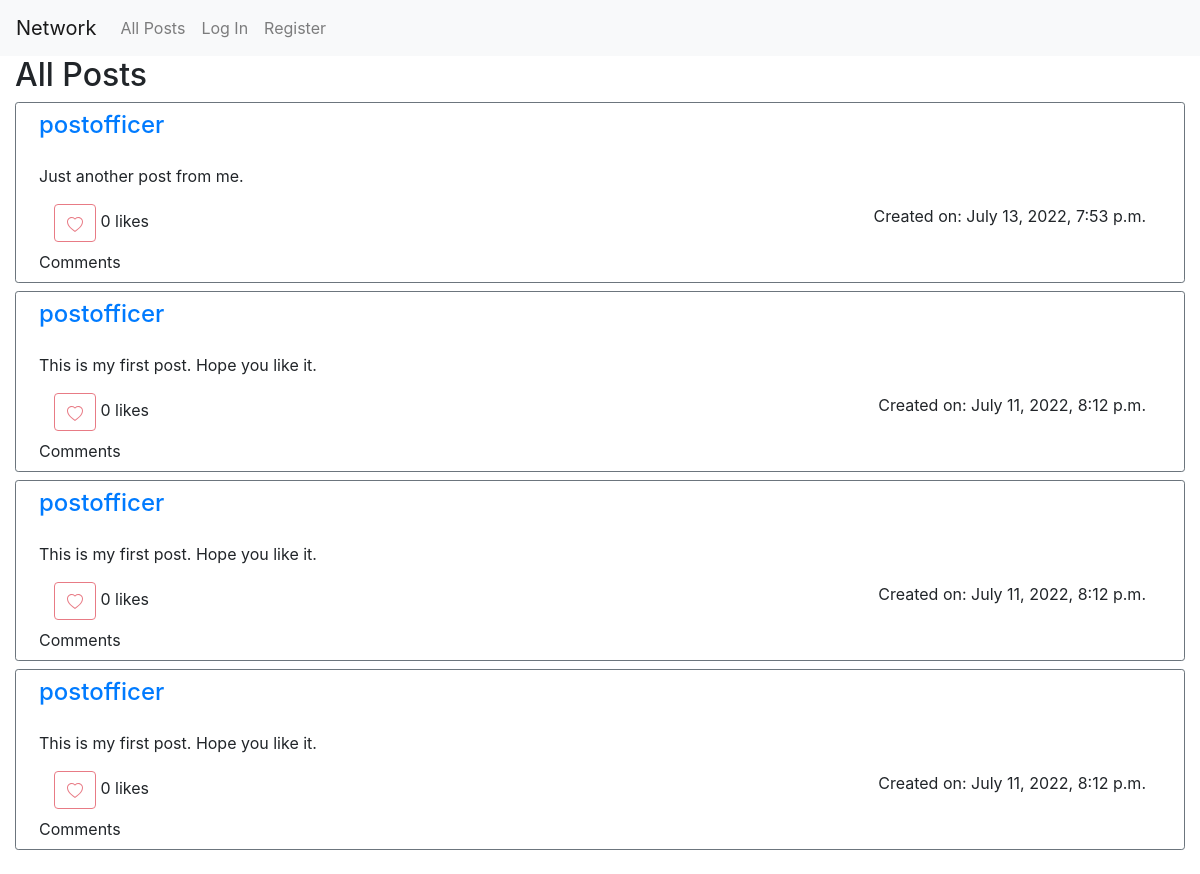
The app's page /, older data.
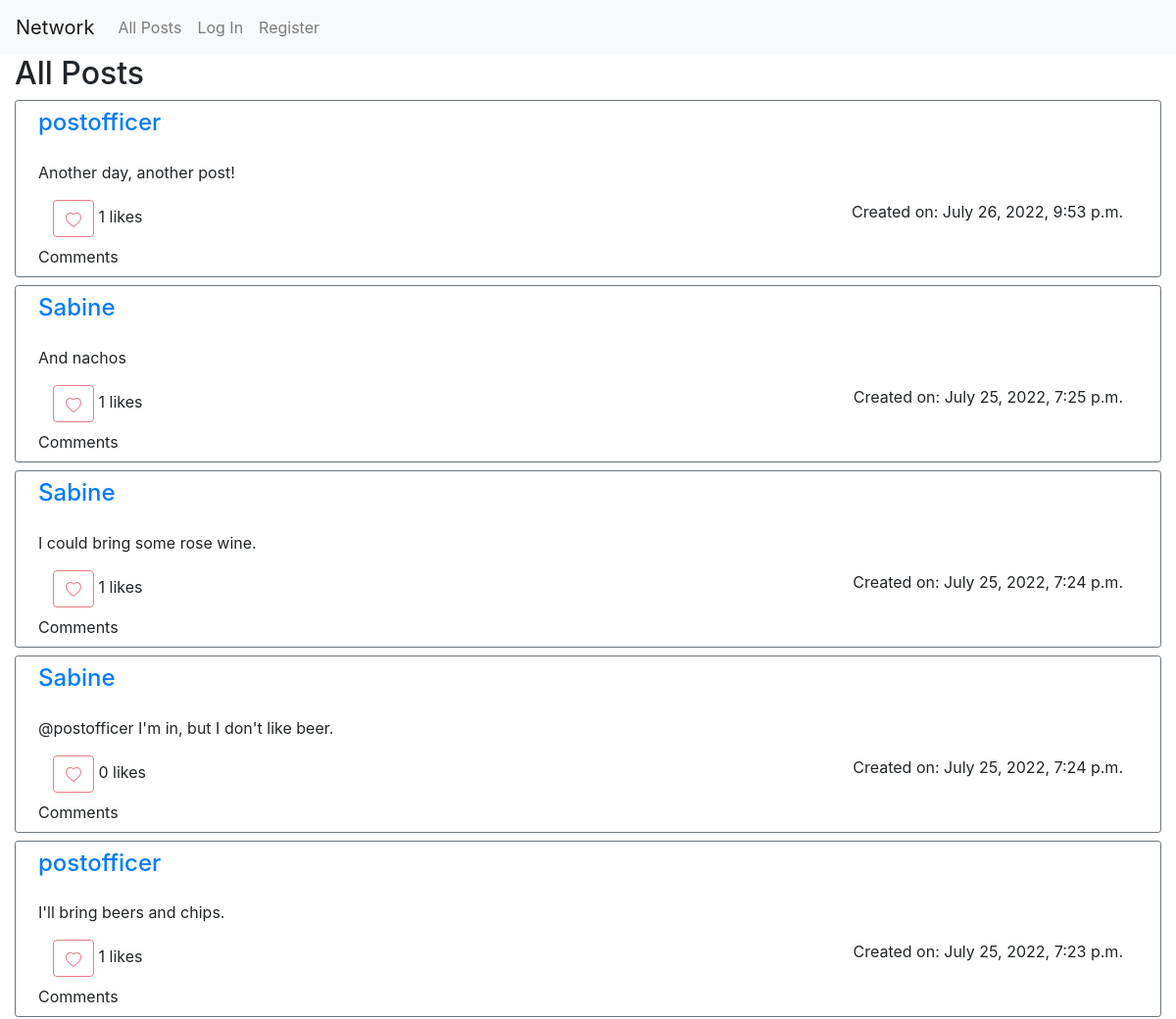
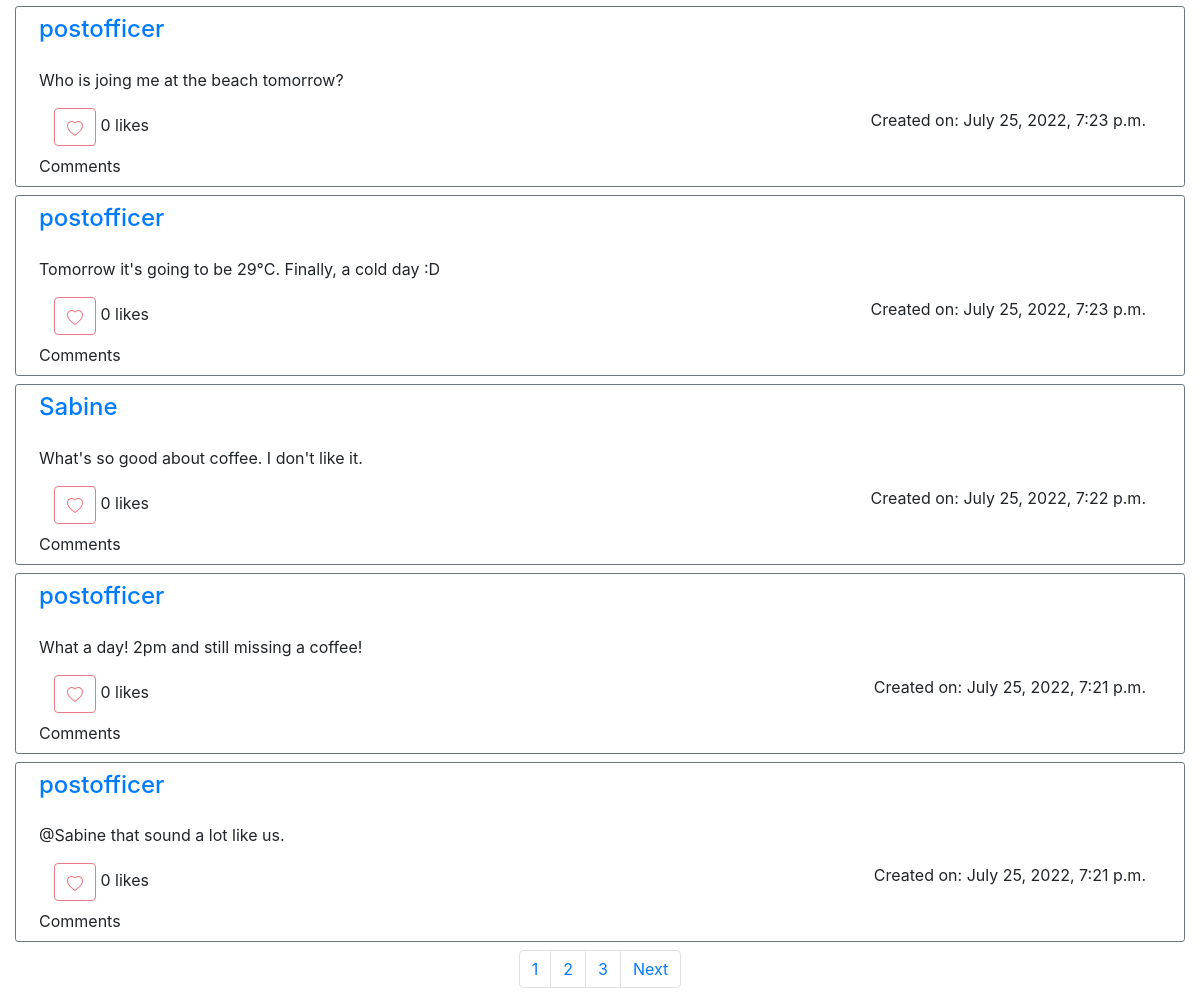
The same page, newer data (2 pictures, top to bottom).
### network/models.py (models this page shows, shortened)
class Post(models.Model):
    user = models.ForeignKey("User", on_delete=models.CASCADE, related_name="posts")
    post = models.TextField(max_length=post_max_length, blank=False)
    likes = models.ManyToManyField("User", blank=True, related_name="likes")
    created_on = models.DateTimeField(auto_now_add=True)
    modified_on = models.DateField(auto_now=True)
    @property
    def like_count(self):
        return self.likes.count()

class User(AbstractUser):
    registered = models.DateTimeField(auto_now_add=True)

### network/views.py (the view)
# urls.py: path("", views.index, name="index"),
def index(request):
    posts_list = Post.objects.all().order_by("-created_on")
    paginator = Paginator(posts_list, 10)
    page_number = request.GET.get("page", 1)
    posts = paginator.get_page(page_number)
    return render(request, "network/index.html", {
        "posts": posts,
        "post_max_length": post_max_length,
        "current_page": page_number,
        "page_range": range(posts.paginator.num_pages),
        },
    )

### network/templates/network/index.html (shortened to what this page needs)
{% extends "network/layout.html" %}
{% block body %}
<div class="container-fluid gap-3">
    <h2>All Posts</h2>
    {% include 'network/layout-post.html' %}
</div>
{% endblock %}

### network/templates/network/layout-post.html (shortened to what this page needs)
{% for post in posts %}
    <div class="container-fluid border border-secondary rounded-sm mb-2">
        <div class="row m-2">
            <h4><a href="{% url 'profile' post.user.id %}">{{ post.user.username }}</a></h4>
        </div>
        <div class="row m-2" id="edit{{post.id}}">
            {{ post.post }}
        </div>
        <div class="row m-2 justify">
            <div class="col-2 justify-content-start">
                {% if request.user.is_authenticated and request.user.id != post.user.id %}
                    {% if request.user not in post.likes.all %}
                        <button id="{{ post.id }}" type="button" class="btn btn-outline-danger" onClick="like({{post.id}})">
                            <svg xmlns="http://www.w3.org/2000/svg" width="16" height="16" fill="currentColor" class="bi bi-heart" viewBox="0 0 16 16">
                                <path d="m8 2.748-.717-.737C5.6.281 2.514.878 1.4 3.053c-.523 1.023-.641 2.5.314 4.385.92 1.815 2.834 3.989 6.286 6.357 3.452-2.368 5.365-4.542 6.286-6.357.955-1.886.838-3.362.314-4.385C13.486.878 10.4.28 8.717 2.01L8 2.748zM8 15C-7.333 4.868 3.279-3.04 7.824 1.143c.06.055.119.112.176.171a3.12 3.12 0 0 1 .176-.17C12.72-3.042 23.333 4.867 8 15z"/>
                            </svg>
                        </button>
                        {% else %}
                        <button id="{{ post.id }}" type="button" class="btn btn-danger" onClick="like({{post.id}})">
                            <svg xmlns="http://www.w3.org/2000/svg" width="16" height="16" fill="currentColor" class="bi bi-heart" viewBox="0 0 16 16">
                                <path d="m8 2.748-.717-.737C5.6.281 2.514.878 1.4 3.053c-.523 1.023-.641 2.5.314 4.385.92 1.815 2.834 3.989 6.286 6.357 3.452-2.368 5.365-4.542 6.286-6.357.955-1.886.838-3.362.314-4.385C13.486.878 10.4.28 8.717 2.01L8 2.748zM8 15C-7.333 4.868 3.279-3.04 7.824 1.143c.06.055.119.112.176.171a3.12 3.12 0 0 1 .176-.17C12.72-3.042 23.333 4.867 8 15z"/>
                            </svg>
                        </button>
                    {% endif %}
                {% else %}
                <button type="button" class="btn btn-outline-danger" disabled>
                </button>
                {% endif %}
                <span id="like_count{{ post.id }}">{{ post.like_count }}</span> likes
            </div>
            <div class="col" style="text-align: right">
                Created on: {{ post.created_on }}
            </div>
        </div>
        <div class="row m-2">
            Comments
        </div>
    </div>
{% endfor %}
<nav aria-label="Page navigation example">
    <ul class="pagination justify-content-center">
        {% if posts.has_previous or posts.has_next %}
            {% for page in page_range %}
                {% if forloop.counter|slugify == current_page|slugify %}
                    <li class="page-item"><a class="page-link" href="#">{{ forloop.counter }}<span class="sr-only">(current)</span></a></li>
                {% else %}
                    <li class="page-item"><a class="page-link" href="?page={{ forloop.counter }}"> {{ forloop.counter }}</a></li>
                {% endif %}
            {% endfor %}
        {% endif %}
        {% if posts.has_next %}
            <li class="page-item">
                <a class="page-link" href="?page={{ posts.next_page_number }}">Next</a>
            </li>
        {% endif %}
    </ul>
</nav>

Row changes from the older to the newer data that the page shows:
no longer on this page (row unchanged): Post: user.username "postofficer", post "Just another post from me.", like_count "0", created_on "July 13, 2022, 7:53 p.m."
no longer on this page (row unchanged): Post: user.username "postofficer", post "This is my first post. Hope you like it.", like_count "0", created_on "July 11, 2022, 8:12 p.m."
no longer on this page (row unchanged): Post: user.username "postofficer", post "This is my first post. Hope you like it.", like_count "0", created_on "July 11, 2022, 8:12 p.m."
no longer on this page (row unchanged): Post: user.username "postofficer", post "This is my first post. Hope you like it.", like_count "0", created_on "July 11, 2022, 8:12 p.m."
added Post: user.username "postofficer", post "Another day, another post!", like_count "1", created_on "July 26, 2022, 9:53 p.m."
added Post: user.username "Sabine", post "And nachos", like_count "1", created_on "July 25, 2022, 7:25 p.m."
added Post: user.username "Sabine", post "I could bring some rose wine.", like_count "1", created_on "July 25, 2022, 7:24 p.m."
added Post: user.username "Sabine", post "@postofficer I'm in, but I don't like beer.", like_count "0", created_on "July 25, 2022, 7:24 p.m."
added Post: user.username "postofficer", post "I'll bring beers and chips.", like_count "1", created_on "July 25, 2022, 7:23 p.m."
added Post: user.username "postofficer", post "Who is joing me at the beach tomorrow?", like_count "0", created_on "July 25, 2022, 7:23 p.m."
added Post: user.username "postofficer", post "Tomorrow it's going to be 29°C. Finally, a cold day :D", like_count "0", created_on "July 25, 2022, 7:23 p.m."
added Post: user.username "Sabine", post "What's so good about coffee. I don't like it.", like_count "0", created_on "July 25, 2022, 7:22 p.m."
added Post: user.username "postofficer", post "What a day! 2pm and still missing a coffee!", like_count "0", created_on "July 25, 2022, 7:21 p.m."
added Post: user.username "postofficer", post "@Sabine that sound a lot like us.", like_count "0", created_on "July 25, 2022, 7:21 p.m."
Text that changed along with them:
new list line: "1"
new list line: "2"
new list line: "3"
text now shown: "Next"
